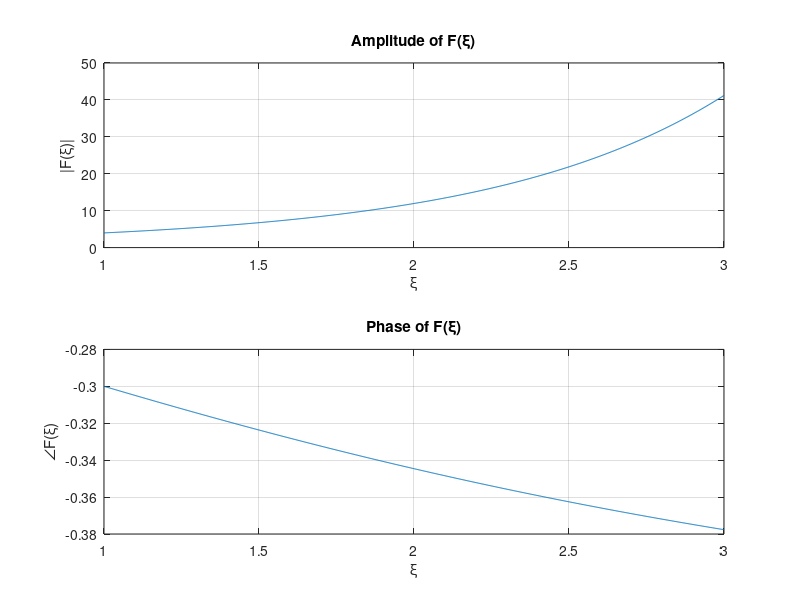

This figure's MATLAB source:
% Параметры
n = 1000; % Количество интервалов разбиения для x
m = 1000; % Количество интервалов разбиения для xi
c = 5;
a = 1; % Нижний предел интегрирования для x
b = c; % Верхний предел интегрирования для x
p = 1; % Нижний предел для xi
q = 3; % Верхний предел для xi
beta = 1/10; % Параметр beta
alpha = 1;

% Функция f(x) = exp(i * beta * x)
f = @(x) exp(1i * beta * x);

K = @(xi, x) x ^ (alpha * xi - 1);

% Разбиение отрезка [a, b] на n интервалов
hx = (b - a) / n;
x = a:hx:b;

% Разбиение отрезка [p, q] на m интервалов
hxi = (q - p) / m;
xi = p:hxi:q;

% Вычисление матрицы A
A = zeros(n+1, m+1);
for i = 0:m
    for j = 0:n
        A(i+1, j+1) = K(xi(i+1), x(j+1));
    end
end

% Вычисление преобразования F(l)
F = A * f(x)' * hx;

% Calculate the amplitude and phase of F(xi)
amplitude = abs(F);
phase = angle(F);

% Plot the amplitude and phase in the same figure
figure;

% Subplot for amplitude
subplot(2,1,1);
plot(xi, amplitude);
title('Amplitude of F(ξ)');
xlabel('ξ');
ylabel('|F(ξ)|');
grid on;

% Subplot for phase
subplot(2,1,2);
plot(xi, phase);
title('Phase of F(ξ)');
xlabel('ξ');
ylabel('∠F(ξ)');
grid on;
